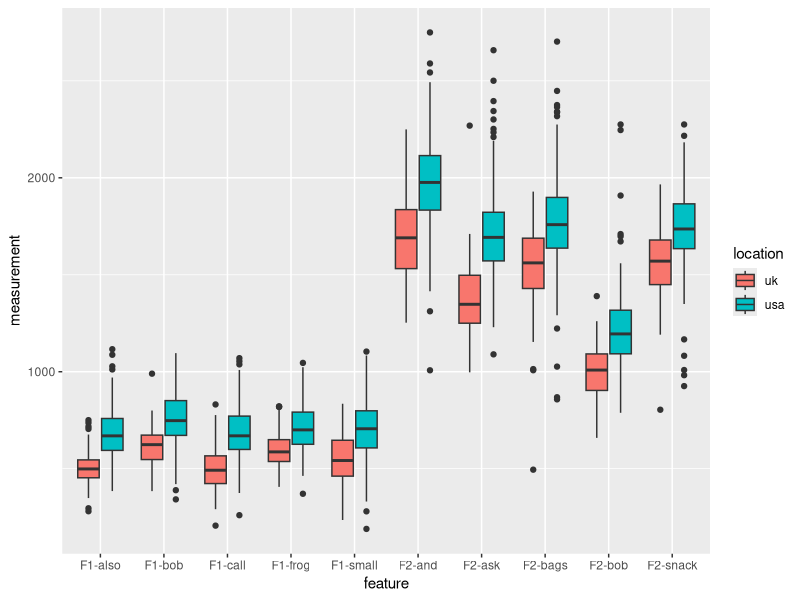
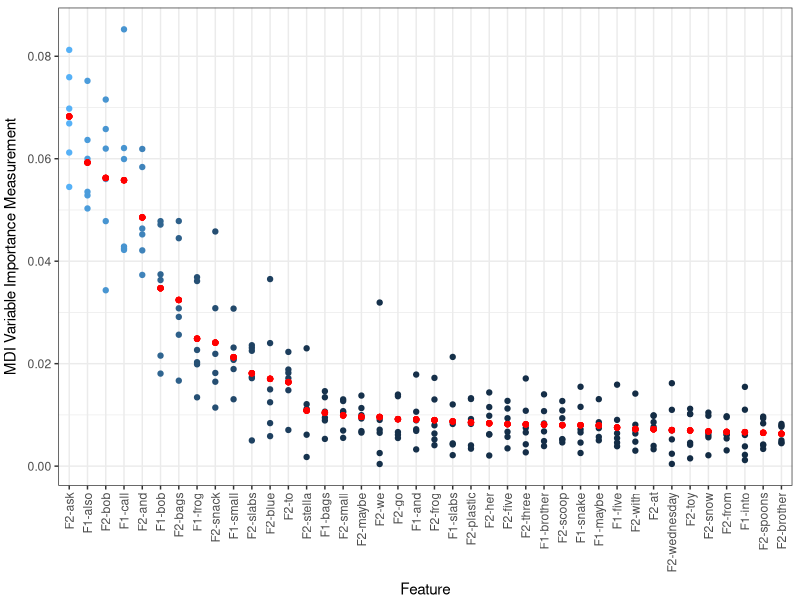
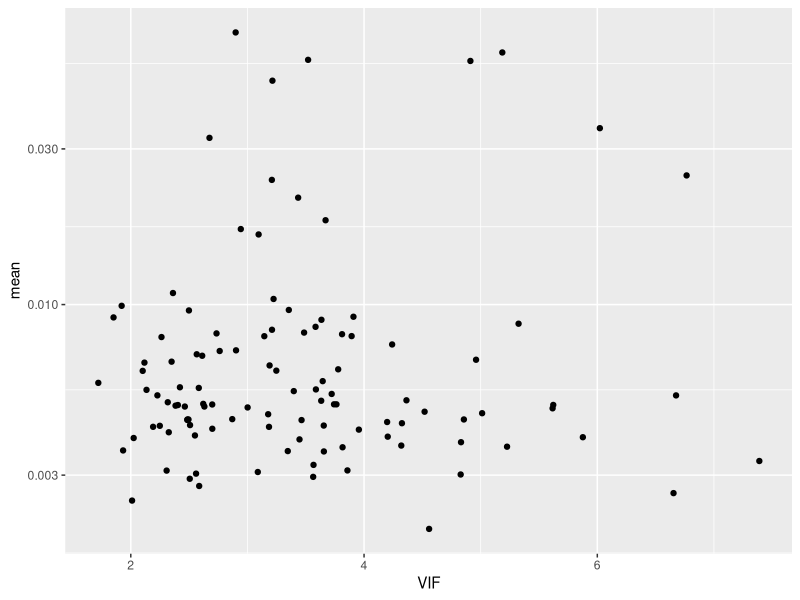
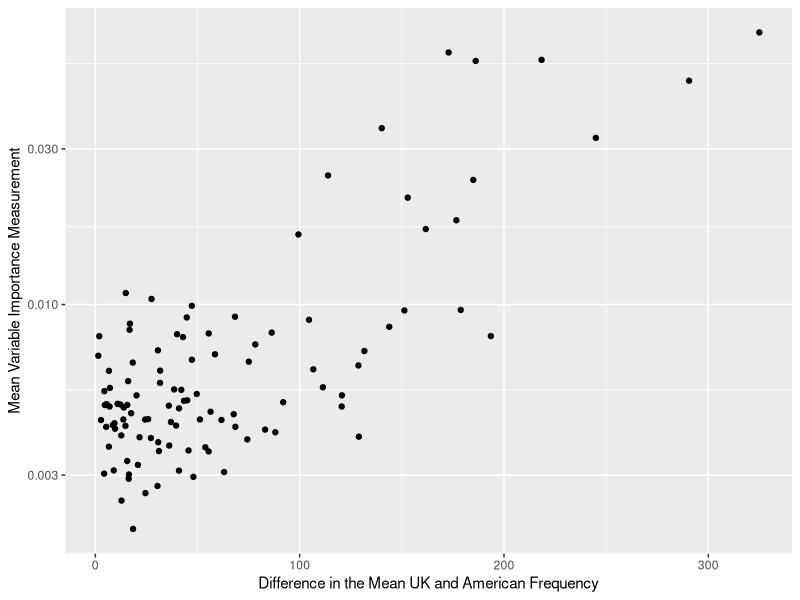

Here is the R script that generated these plots, in order:
## ---- chunk 1
knitr::opts_chunk$set(echo = TRUE)
library(tidyverse)
library(forcats)
## ---- chunk 2
input_df <- read.csv(file.path("data", "uk-us-input_df.csv"), check.names=FALSE)
vif_df <- read.csv(file.path("data", "uk-us-vif.csv"))
imp_df <- read.csv(file.path("data", "imp-uk-usa-mdi.csv"))
## ---- chunk 3
combine_measurements <- function(row) {
  measurements <- unlist(row[-c(1, 2)], use.names = FALSE)
  measurements <- measurements[!is.na(measurements)]
  return(as.numeric(unname(measurements)))
}

ind_df <- input_df |> 
  subset(select = -c(gender, age)) |> 
  pivot_longer(cols = -c(id, location), names_to = "feature", values_to = "measurement")
ind_df = merge(x=ind_df, y=vif_df, by="feature", all=TRUE)
ind_df = merge(x=ind_df, y=imp_df, by="feature", all=TRUE)
ind_df = ind_df[order(-ind_df$mean), ]
## ---- chunk 4
ind_df |> 
  filter(feature %in% imp_df$feature[1:10]) |> 
  ggplot(aes(x=feature, y=measurement, fill=location)) +
  geom_boxplot()
## ---- chunk 5
summ_imp <- imp_df |> 
  filter(feature %in% imp_df$feature[1:40]) |> 
  pivot_longer(cols=-c(feature, mean), names_to="number", values_to="vals") |> 
  mutate(feature, as.factor(feature))
summ_imp |> 
  ggplot(aes(x=fct_inorder(feature), y=vals, color=mean)) +
  geom_point() +
  geom_point(aes(x=fct_inorder(feature), y=mean), color="red") +
  theme_bw() +
  theme(
    legend.position="none",
    axis.title.x = element_text(vjust=-0.5),
    axis.title.y = element_text(vjust=2),
    axis.text.x = element_text(angle = 90, vjust = 0.5, hjust=1)
  ) +
  labs(
    x = "Feature",
    y = "MDI Variable Importance Measurement"
  )
## ---- chunk 6
merge(imp_df, vif_df, by="feature") |> 
  ggplot(aes(x=VIF, y=mean)) +
  geom_point() +
  scale_y_log10()
## ---- chunk 7
comparison_df <- ind_df |> 
  group_by(feature, location) |> 
  summarise(avg = mean(measurement)) |> 
  pivot_wider(names_from=c(location), values_from=avg) |> 
  mutate(diff = abs(uk - usa))
comparison_df = merge(imp_df, comparison_df, by="feature", all=TRUE)
comparison_df |> 
  ggplot(aes(x=diff, y=mean)) +
  geom_point() +
  scale_y_log10() +
  labs(
    x = "Difference in the Mean UK and American Frequency",
    y = "Mean Variable Importance Measurement"
  )
